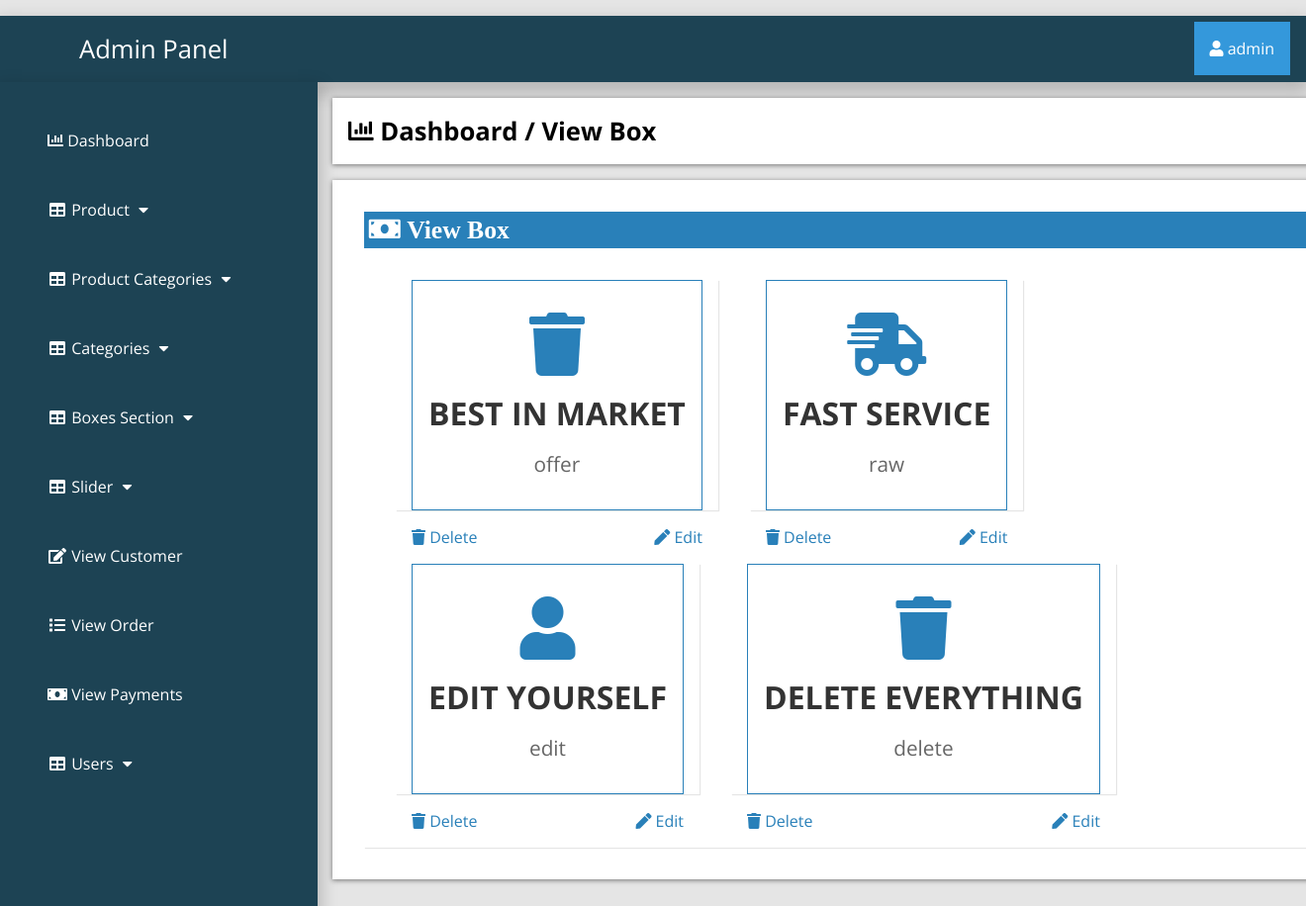
/admin_area/index.php?view_box (signed in), run on the app's committed database.
### tables this page shows
CREATE TABLE `boxes_section` (
  `box_id` int(100) NOT NULL,
  `box_icon` varchar(100) NOT NULL,
  `box_title` varchar(255) NOT NULL,
  `box_desc` varchar(255) NOT NULL
);

### admin_area/view_box.php (the view, shortened to what this page needs)
<?php
if (!isset($_SESSION['admin_email'])){
  echo "<script>window.open('login.php','_self')</script>";
  }else{
?>
<div class="row">
	<div class="col-lg-12">
		<div class="breadcrump">
			<li class="active">
				<i class="fa fa-bar-chart"></i>
				Dashboard / View Box
			</li>
		</div>
	</div>
</div>
<div class="row">
	<div class="col-lg-12">
		<div class="panel panel-default">
			<div class="panel-heading">
				<h3 class="panel-title">
					<i class="fa fa-money fa-fw"> View Box </i>
				</h3>
			</div>
<div class="panel-body">
	<?php
         $get_boxes="select * from boxes_section";
         $run=mysqli_query($con,$get_boxes);
         while ($row=mysqli_fetch_array($run)) {
         	$box_id=$row['box_id'];
         	$box_icon=$row['box_icon'];
         	$box_title=$row['box_title'];
         	$box_desc=$row['box_desc'];
	  ?>
	  <div class="col-lg-4 col-md-4">
	  	<div class="panel panel-primary">
	  	  <div class="icons">
        <i class="<?php echo $box_icon; ?>"></i>
	  			<h3 class="panel-title" align="left">
	  				<?php echo $box_title; ?>
	  			</h3>
	  			<p><?php echo $box_desc ?></p>
	  		</div>
	  		<div class="panel-footer">
	  			<a href="index.php?delete_box=<?php echo $box_id; ?>" class="pull-left">
	  				<i class="fa fa-trash"></i> Delete
	  			</a>
	  			<a href="index.php?edit_box=<?php echo $box_id; ?>" class="pull-right">
	  				<i class="fa fa-pen"></i> Edit
	  			</a>
	  		</div>
	  	</div>
	  </div>
 <?php } ?>
	</div>
	</div>
</div>
<?php } ?>

### admin_area/includes/sidebar.php (shortened to what this page needs)
<?php
if (!isset($_SESSION['admin_email'])){
  echo "<script>window.open('login.php','_self')</script>";
  }else{
?>
<nav class="navbar navbar-inverse navbar-fixed-top" >
	<div class="navbar-header">
		<a href="index.php?dashboard" class="navbar-brand"><span>Admin Panel</span></a>
	</div>
		<div class="dropdown">
		 <button onclick="myFunction()" class="dropbtn"><i class="fa fa-user"></i> <?php echo $admin_name; ?></a></button>
		</div>
	<div class="collapse navbar-collapse navbar-ex1-collapse">
	<ul class="nav navbar-nav side-nav">
  <li>
    <a href="index.php?dashboard"><i class="fa fa-bar-chart"></i> Dashboard</a>
  </li>
  <li class="button-dropdown" id="#products">
    <a href="#" class="dropdown-toggle" data-toggle="collapse" data-target="#products"><i class="fa fa-fw fa-table"></i> Product <i class="fa fa-fw fa-caret-down"></i></a>
  </li>
  <li class="button-dropdown" id="#products_cat">
    <a href="#" class="dropdown-toggle" data-toggle="collapse" data-target="#products_cat"><i class="fa fa-fw fa-table"></i> Product Categories <i class="fa fa-fw fa-caret-down"></i></a>
  </li>
  <li class="button-dropdown" id="#category">
    <a href="#" class="dropdown-toggle" data-toggle="collapse" data-target="#category"><i class="fa fa-fw fa-table"></i> Categories <i class="fa fa-fw fa-caret-down"></i></a>
  </li>
<li class="button-dropdown" >
  <a href="#" class="dropdown-toggle" data-toggle="collapse" data-target="#boxes">
    <i class="fa fa-fw fa-table"></i> Boxes Section <i class="fa fa-fw fa-caret-down"></i>
  </a>
</li>
  <li class="button-dropdown">
    <a href="#" class="dropdown-toggle" data-toggle="collapse" data-target="#slider"><i class="fa fa-fw fa-table"></i>  Slider <i class="fa fa-fw fa-caret-down"></i></a>
  </li>
  <li>
  	<a href="index.php?view_customer">
  		<i class="fa fa-fw fa-edit"></i> View Customer
  	</a>
  </li>
  <li>
  	<a href="index.php?view_order">
  		<i class="fa fa-fw fa-list"></i> View Order
  	</a>
  </li>
  <li>
  	<a href="index.php?view_payments">
  		<i class="fa fa-fw fa-money"></i> View Payments
  	</a>
  </li>
  <li class="button-dropdown">
    <a href="#" class="dropdown-toggle" data-toggle="collapse" data-target="#users"><i class="fa fa-fw fa-table"></i>  Users <i class="fa fa-fw fa-caret-down"></i></a>
  </li>
</ul>
</div>
</nav>
<?php } ?>

### admin_area/css/style.css (style rules this page uses)
:root { --blue:#2980b9; }
body { margin-top: ; }
* { font-family: 'Open Sans', sans-serif; margin:0; padding:0; box-sizing: border-box; text-decoration: none; transition: all .2s cubic-bezier(.37,1.14,.26,1.24); }
html { background-color: rgba(0,0,0,.1); }
.navbar-fixed-top { background:#1d4354; padding: 1rem; margin-top: 1rem; box-shadow: 0px 8px 16px 4px rgba(0,0,0,0.2); margin-left: ; margin-right: ; }
.navbar-fixed-top a span { margin-left: 4rem; }
.navbar-fixed-top .navbar-brand { font-size: 1.6rem; color: #ffffff; }
.dropbtn { background-color: #3498DB; color: white; padding: 16px; font-size: 16px; border: none; cursor: pointer; }
.dropdown { position: relative; display: inline-block; float: right; margin-top: -2.8rem; }
.nav { position: absolute; top: 51px; margin-top: 32px; width: auto; height: 110%; border-radius: 0; display: block; background-color: #1d4354; bottom: 0; overflow: hidden; padding-bottom: 40px; box-shadow: 0px 8px 16px 4px rgba(0,0,0,0.2); margin-left: -1rem; }
.nav>li>a { width: 225px; display: block; color: #ffffff; margin: 3rem; }
.row { width: 81.2%; background-color: #ffffff; margin: auto; margin-left: 21rem; margin-top: 1rem; padding: 1rem; display: ; }
.panel { text-align: left; box-shadow: 1px 1px 1px 0px rgba(0.1,0.1,0.1,0.1); margin: 1rem; background-color: #ffffff; padding: rem; }
.panel-footer { box-shadow: 1px 1px 1px 0px rgba(0.1,0.1,0.1,0.1); font-size: 1rem; margin: 1rem; }
.panel-primary a { color: #2980b9; }
.panel-heading .panel-title { background-color: #2980b9; color: #ffffff; padding: .3rem; }
.breadcrump .active { font-weight: bold; font-size: 1.6rem; }
.row { list-style: none; box-shadow: 0 1px 5px rgba(0, 0, 0, 0.5); }
.row .fa-money { font-size: 1.6rem; width: 50%; text-align: left; }
.panel-body { display: flex; align-items: center; justify-content: left; padding: 1rem; flex-wrap: wrap; }
.icons { flex:1 1 25rem; padding:1rem; margin:1rem; text-align: center; border:.1rem solid var(--blue); }
.icons i { color:var(--blue); font-size: 4rem; padding:1rem 0; }
.icons h3 { color:#333; font-size: 2rem; }
.icons p { color:#666; font-size: 1.3rem; padding:1rem 0; }

### data on the page
boxes_section: box_title "BEST IN MARKET", box_desc "offer"
boxes_section: box_title "FAST SERVICE", box_desc "raw"
boxes_section: box_title "EDIT YOURSELF", box_desc "edit"
boxes_section: box_title "DELETE EVERYTHING", box_desc "delete"

### other printed values
$admin_name "admin"
